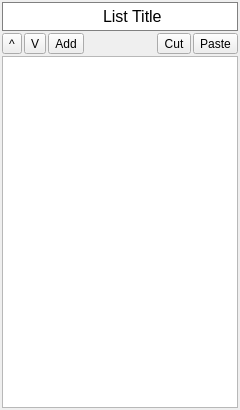
<?xml version="1.0" encoding="UTF-8"?>
<ui version="4.0">
 <class>KanbanListWidget</class>
 <widget class="QWidget" name="KanbanListWidget">
  <property name="geometry">
   <rect>
    <x>0</x>
    <y>0</y>
    <width>240</width>
    <height>410</height>
   </rect>
  </property>
  <property name="minimumSize">
   <size>
    <width>240</width>
    <height>0</height>
   </size>
  </property>
  <property name="windowTitle">
   <string>Form</string>
  </property>
  <layout class="QVBoxLayout" name="verticalLayout">
   <property name="spacing">
    <number>2</number>
   </property>
   <property name="leftMargin">
    <number>2</number>
   </property>
   <property name="topMargin">
    <number>2</number>
   </property>
   <property name="rightMargin">
    <number>2</number>
   </property>
   <property name="bottomMargin">
    <number>2</number>
   </property>
   <item>
    <widget class="QFrame" name="frame">
     <property name="autoFillBackground">
      <bool>false</bool>
     </property>
     <property name="styleSheet">
      <string notr="true">QWidget {
	border: 0px;
}

QFrame {
	border: 1px solid gray;
	background-color: white;
}

</string>
     </property>
     <property name="frameShape">
      <enum>QFrame::StyledPanel</enum>
     </property>
     <property name="frameShadow">
      <enum>QFrame::Raised</enum>
     </property>
     <layout class="QHBoxLayout" name="horizontalLayout_2">
      <property name="spacing">
       <number>0</number>
      </property>
      <property name="leftMargin">
       <number>0</number>
      </property>
      <property name="topMargin">
       <number>0</number>
      </property>
      <property name="rightMargin">
       <number>0</number>
      </property>
      <property name="bottomMargin">
       <number>0</number>
      </property>
      <item>
       <widget class="QToolButton" name="toolButton_listTitle">
        <property name="sizePolicy">
         <sizepolicy hsizetype="Minimum" vsizetype="Minimum">
          <horstretch>0</horstretch>
          <verstretch>0</verstretch>
         </sizepolicy>
        </property>
        <property name="toolTip">
         <string>Select list</string>
        </property>
        <property name="styleSheet">
         <string notr="true"/>
        </property>
        <property name="text">
         <string/>
        </property>
        <property name="icon">
         <iconset resource="../res/icons.qrc">
          <normaloff>:/res/icons/checked_checkbox_48px empty grey.png</normaloff>:/res/icons/checked_checkbox_48px empty grey.png</iconset>
        </property>
        <property name="iconSize">
         <size>
          <width>24</width>
          <height>24</height>
         </size>
        </property>
        <property name="checkable">
         <bool>false</bool>
        </property>
       </widget>
      </item>
      <item>
       <widget class="QLineEdit" name="lineEdit">
        <property name="sizePolicy">
         <sizepolicy hsizetype="Expanding" vsizetype="Minimum">
          <horstretch>0</horstretch>
          <verstretch>0</verstretch>
         </sizepolicy>
        </property>
        <property name="font">
         <font>
          <pointsize>12</pointsize>
         </font>
        </property>
        <property name="text">
         <string>List Title</string>
        </property>
        <property name="alignment">
         <set>Qt::AlignCenter</set>
        </property>
       </widget>
      </item>
     </layout>
    </widget>
   </item>
   <item>
    <layout class="QHBoxLayout" name="horizontalLayout">
     <property name="spacing">
      <number>2</number>
     </property>
     <item>
      <widget class="QToolButton" name="toolButton_up">
       <property name="toolTip">
        <string>Move card up</string>
       </property>
       <property name="text">
        <string>^</string>
       </property>
       <property name="icon">
        <iconset resource="../res/icons.qrc">
         <normaloff>:/res/icons/sort_up_48px.png</normaloff>:/res/icons/sort_up_48px.png</iconset>
       </property>
      </widget>
     </item>
     <item>
      <widget class="QToolButton" name="toolButton_down">
       <property name="toolTip">
        <string>Move card down</string>
       </property>
       <property name="text">
        <string>V</string>
       </property>
       <property name="icon">
        <iconset resource="../res/icons.qrc">
         <normaloff>:/res/icons/sort_down_48px.png</normaloff>:/res/icons/sort_down_48px.png</iconset>
       </property>
      </widget>
     </item>
     <item>
      <widget class="QToolButton" name="toolButton_Add">
       <property name="toolTip">
        <string>Add new card</string>
       </property>
       <property name="text">
        <string>Add</string>
       </property>
       <property name="icon">
        <iconset resource="../res/icons.qrc">
         <normaloff>:/res/icons/add_48px.png</normaloff>:/res/icons/add_48px.png</iconset>
       </property>
      </widget>
     </item>
     <item>
      <spacer name="horizontalSpacer">
       <property name="orientation">
        <enum>Qt::Horizontal</enum>
       </property>
       <property name="sizeHint" stdset="0">
        <size>
         <width>40</width>
         <height>20</height>
        </size>
       </property>
      </spacer>
     </item>
     <item>
      <widget class="QToolButton" name="toolButton_cut">
       <property name="toolTip">
        <string>Cut selected card and add to clipboard queue</string>
       </property>
       <property name="text">
        <string>Cut</string>
       </property>
       <property name="icon">
        <iconset resource="../res/icons.qrc">
         <normaloff>:/res/icons/cut_48px.png</normaloff>:/res/icons/cut_48px.png</iconset>
       </property>
      </widget>
     </item>
     <item>
      <widget class="QToolButton" name="toolButton_paste">
       <property name="toolTip">
        <string>Paste card from clipboard queue</string>
       </property>
       <property name="text">
        <string>Paste</string>
       </property>
       <property name="icon">
        <iconset resource="../res/icons.qrc">
         <normaloff>:/res/icons/paste_48px.png</normaloff>:/res/icons/paste_48px.png</iconset>
       </property>
      </widget>
     </item>
    </layout>
   </item>
   <item>
    <widget class="QListWidget" name="listWidget">
     <property name="dragEnabled">
      <bool>true</bool>
     </property>
     <property name="dragDropOverwriteMode">
      <bool>false</bool>
     </property>
     <property name="dragDropMode">
      <enum>QAbstractItemView::NoDragDrop</enum>
     </property>
     <property name="defaultDropAction">
      <enum>Qt::IgnoreAction</enum>
     </property>
     <property name="verticalScrollMode">
      <enum>QAbstractItemView::ScrollPerPixel</enum>
     </property>
    </widget>
   </item>
  </layout>
 </widget>
 <resources>
  <include location="../res/icons.qrc"/>
 </resources>
 <connections/>
</ui>
